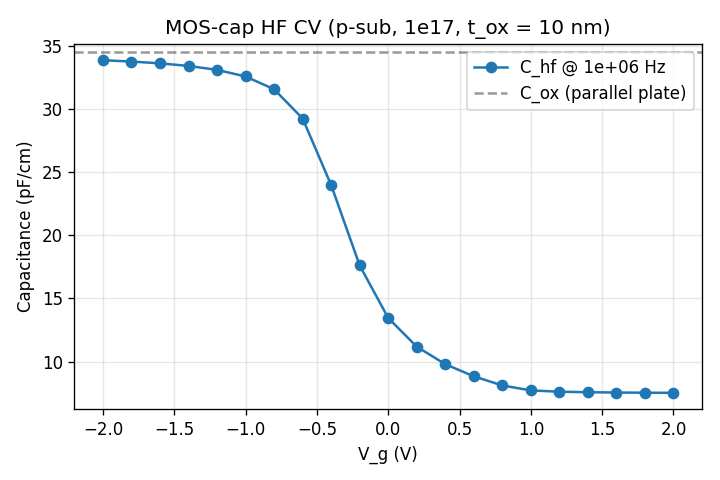

Reproduce this figure in Python.
"""
Example 11 — HF-CV MOS capacitor via small-signal AC sweep.

Demonstrates Phase 2a's new `DeviceSolver.ac_sweep` on the canonical
MOS-cap high-frequency CV measurement. For each gate bias in a
sweep, we solve DC then call `ac_sweep` at f = 1 MHz and recover
C_hf(V_g) = Im(Y)/ω.

On a p-substrate device the HF-CV curve shows the three classical
regimes:
  * accumulation (V_g ≪ V_fb):  C → C_ox
  * depletion (V_fb ≲ V_g ≲ V_T): C < C_ox, falling with V_g
  * HF inversion (V_g ≫ V_T):   C flattens at C_min — minority
    carriers can't follow, so the inversion-layer response is
    blocked.

Compare against example 03 (LF CV via quasi-static dQ/dV) to see
the characteristic HF/LF split in inversion.

Run:
    python examples/11_mos_hfcv.py
"""
from __future__ import annotations

import numpy as np

from opentcad.device.solver import DeviceSolver
from opentcad.geometry.formats import Material
from opentcad.geometry.structure import Structure
from opentcad.materials.database import load_material


def build_mos(width_um=1.0, tox_um=0.01, tsi_um=0.5):
    return (Structure(width_um=width_um, name="mos_hfcv")
            .add_substrate("sub", tsi_um, Material.SI, doping_Na=1e17)
            .add_layer("ox", tox_um, Material.SIO2)
            .add_contact("gate", 0.0, width_um, "ox",  surface="top")
            .add_contact("body", 0.0, width_um, "sub", surface="bottom"))


def main():
    print("Building MOS cap...")
    mf = build_mos().to_meshfield(mesh_size_um=0.02)
    mat = {"Silicon": load_material("Si"), "SiO2": load_material("SiO2")}
    s = DeviceSolver(mf, mat, ac_terminals=["gate"])

    # Sweep gate from accumulation (-2 V) to inversion (+2 V).
    Vg_sweep = np.linspace(-2.0, 2.0, 21)
    freq = 1e6   # 1 MHz small-signal probe

    print(f"\nSmall-signal AC sweep at f = {freq:.0e} Hz, {len(Vg_sweep)} bias points")
    C_hf = np.zeros_like(Vg_sweep)
    for i, Vg in enumerate(Vg_sweep):
        _, Y = s.ac_sweep("gate", "body", [freq], dc_bias=float(Vg))
        C_hf[i] = Y[0].imag / (2 * np.pi * freq)
        if i % 5 == 0:
            print(f"  V_g = {Vg:+5.2f} V  →  C_hf = {C_hf[i]:.3e} F/cm")

    # Analytic C_ox for parallel plates
    eps_ox = 3.9 * 8.8541878128e-14         # F/cm
    Cox_per_cm = eps_ox / 10e-7 * (1.0 * 1e-4)  # 10 nm tox, 1 um gate
    C_min = C_hf.min()
    print(f"\n  C_ox (parallel-plate, 10 nm)   = {Cox_per_cm:.3e} F/cm")
    print(f"  C_hf(deep accumulation V=-2 V) = {C_hf[0]:.3e} F/cm")
    print(f"  C_hf(deep inversion    V=+2 V) = {C_hf[-1]:.3e} F/cm  (HF floor)")
    print(f"  ratio C_ox / C_min             = {Cox_per_cm / C_min:.2f}x")

    try:
        import matplotlib.pyplot as plt
    except ImportError:
        print("\n  (matplotlib not installed - skipping plot)")
        return

    fig, ax = plt.subplots(1, 1, figsize=(6, 4))
    ax.plot(Vg_sweep, C_hf * 1e12, "o-", label=f"C_hf @ {freq:.0e} Hz")
    ax.axhline(Cox_per_cm * 1e12, ls="--", color="k", alpha=0.4,
                label=f"C_ox (parallel plate)")
    ax.set_xlabel("V_g (V)")
    ax.set_ylabel("Capacitance (pF/cm)")
    ax.set_title(f"MOS-cap HF CV (p-sub, 1e17, t_ox = 10 nm)")
    ax.grid(True, alpha=0.3)
    ax.legend()
    fig.tight_layout()
    out = "examples/11_mos_hfcv.png"
    fig.savefig(out, dpi=120)
    print(f"\n  plot saved to {out}")


if __name__ == "__main__":
    main()
